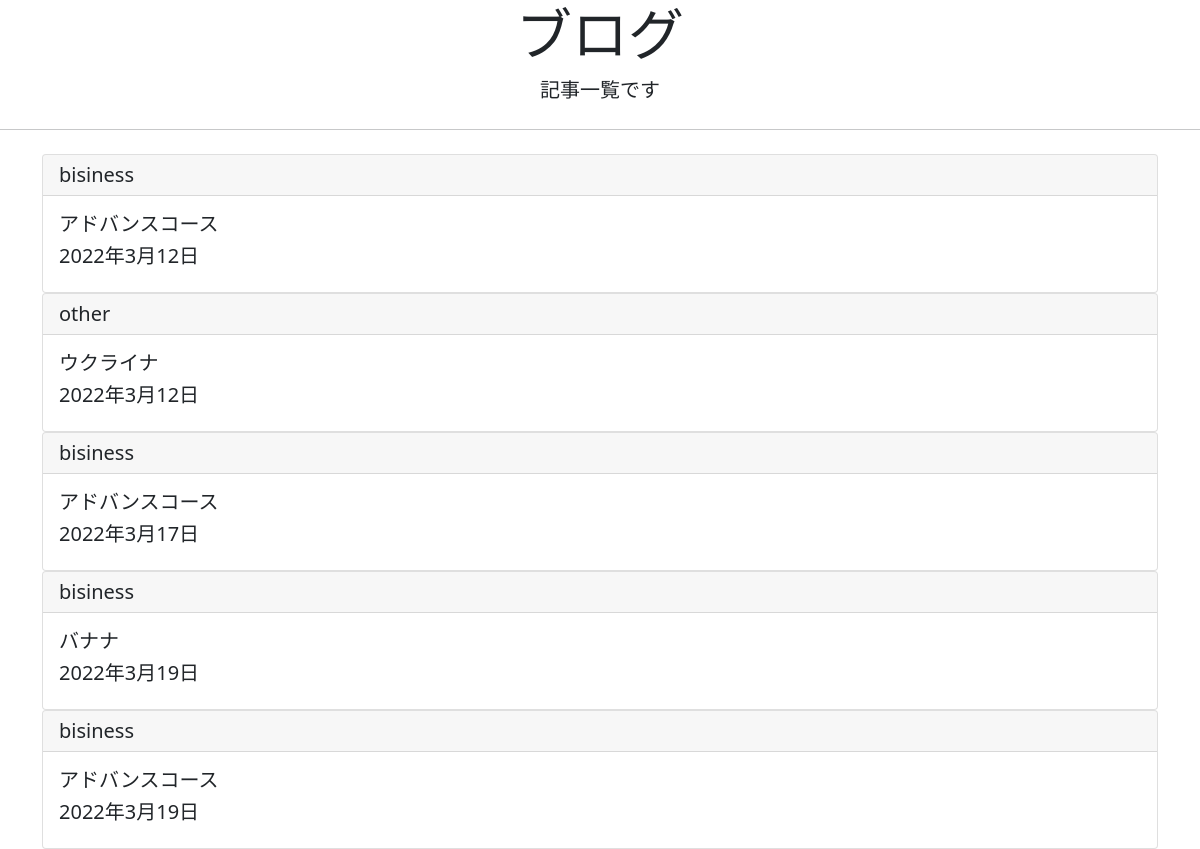
Page /list/ on the committed database.
### blogpost/models.py (models this page shows)
class BlogModel(models.Model):
    title = models.CharField(max_length=100)
    content = models.TextField()
    postdate = models.DateField(auto_now_add=True)
    category = models.CharField(max_length=50, choices=CATEGORY)

### blogpost/views.py (the view)
# urls.py: path('list/', BlogList.as_view(), name='list'),
class BlogList(ListView):
    template_name ='list.html'
    model = BlogModel

### templates/list.html
{% extends 'base.html' %}
{% block header %}
<div class="jumbotron">
  <h1 class="display-4" style="text-align:center">ブログ</h1>
  <p class="lead" style="text-align:center">記事一覧です</p>
  <hr class="my-4">
</div>
{% endblock header %}
{% block content %}
<div class="container">
    {% for item in object_list %}
    <div class="card">
        <h5 class="card-header">{{ item.category }}</h5>
        <div class="card-body">
          <h5 class="card-title">{{ item.title }}</h5>
          <h5 class="card-title">{{ item.postdate }}</h5>
        </div>
      </div>
    {% endfor %}
</div>
{% endblock content %}

### templates/base.html (shortened to what this page needs)
<!doctype html>
<html lang="en">
  <head>
    <link href="https://cdn.jsdelivr.net/npm/bootstrap@5.1.3/dist/css/bootstrap.min.css" rel="stylesheet">
  </head>
  <body>
    {% block header %}
    {% endblock header %}
    {% block content %}
    {% endblock content %}
  </body>
</html>

### rows in the picture
BlogModel: category "bisiness", title "アドバンスコース", postdate "2022年3月12日"
BlogModel: category "other", title "ウクライナ", postdate "2022年3月12日"
BlogModel: category "bisiness", title "アドバンスコース", postdate "2022年3月17日"
BlogModel: category "bisiness", title "バナナ", postdate "2022年3月19日"
BlogModel: category "bisiness", title "アドバンスコース", postdate "2022年3月19日"
